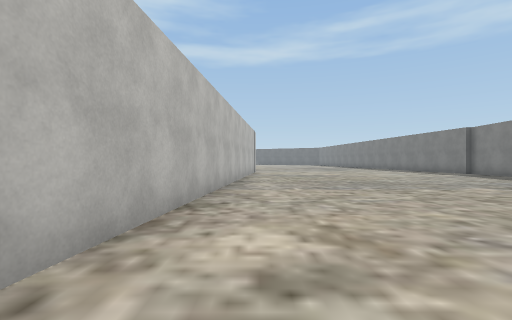
[1] (above)

24 first-person views from a walk through a scene from a Unity 3-D project. The camera is 1.2 m above the floor, looks level and sees 85° across. The floor is counted in squares, 2 m on a side. Each view is taken from the middle of a square. On the plan, view 1 faces up. The plan holds only what a view shows up to about 9 squares ahead; the rest is blank. The place goes on beyond the plan. Some surface patterns are stand-ins.

[2]
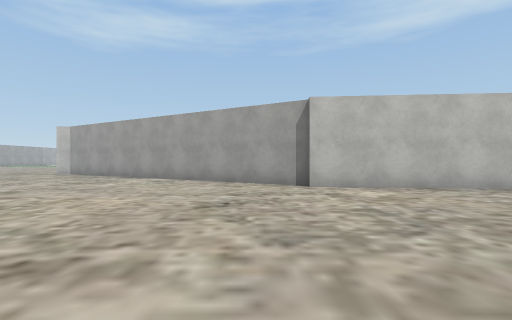

[3]
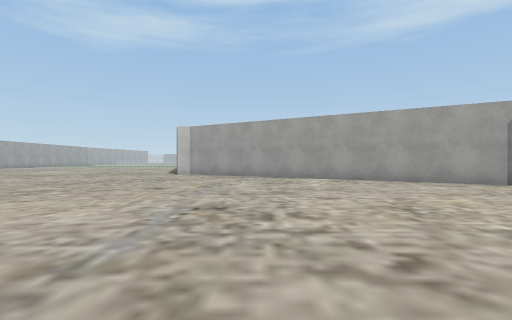

[4]
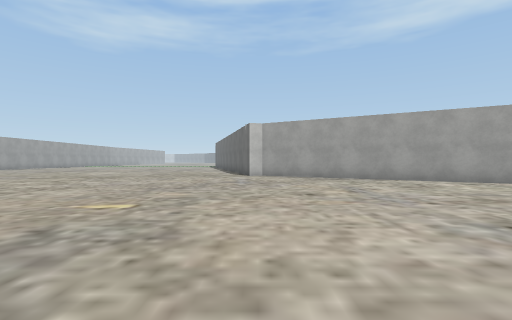

[5]
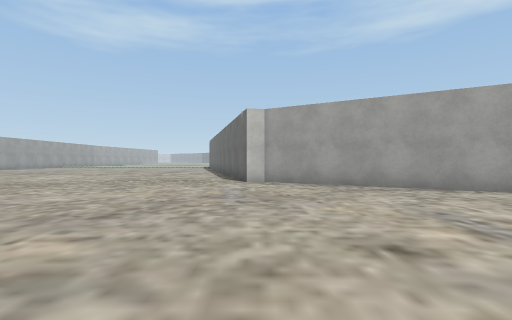

[6]
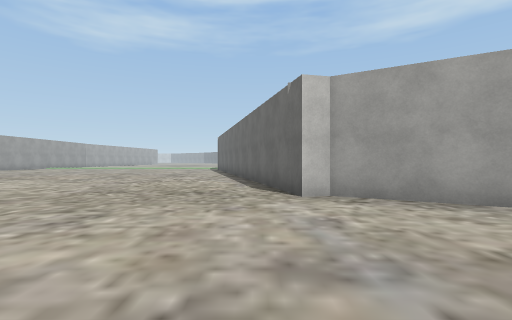

[7]
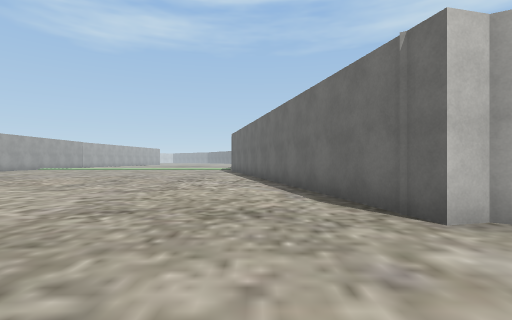

[8]
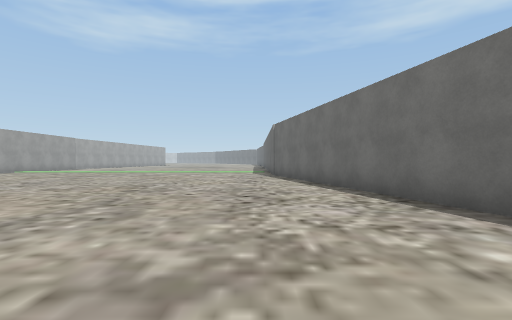

[9]
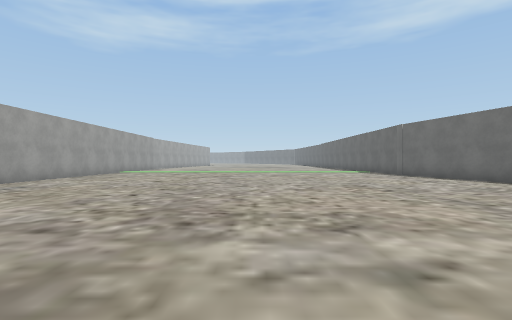

[10]
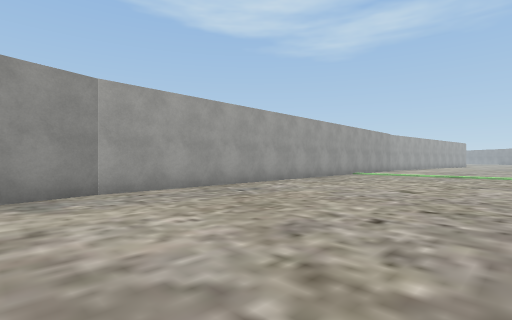

[11]
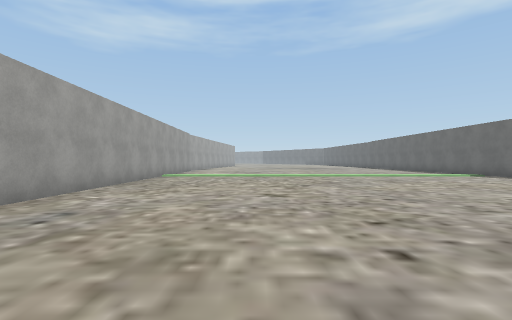

[12]
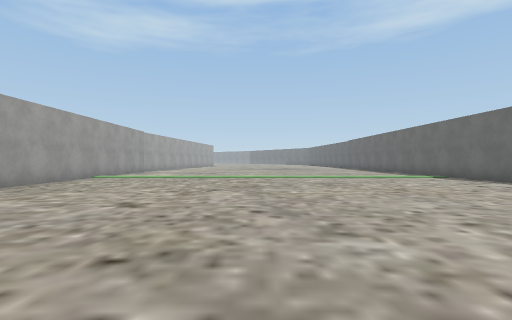

[13]
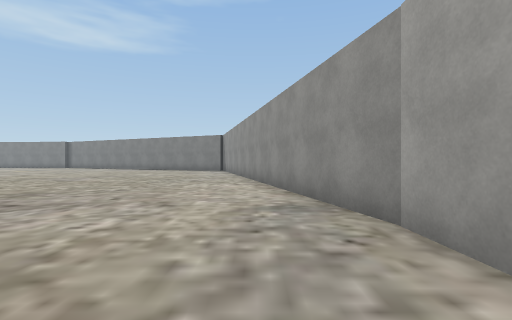

[14]
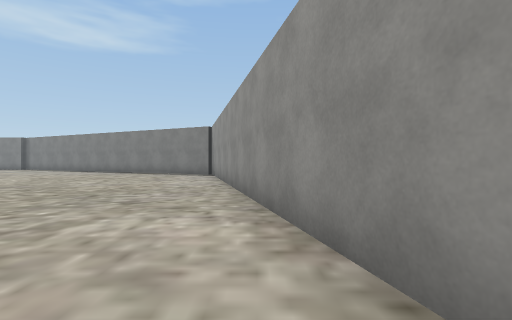

[15]
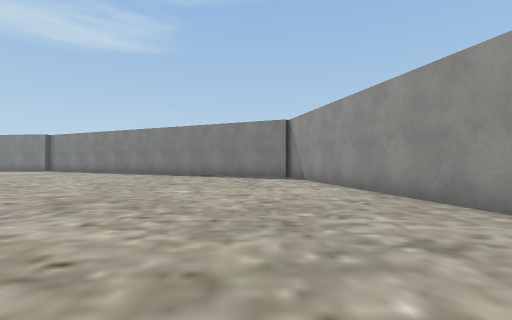

[16]
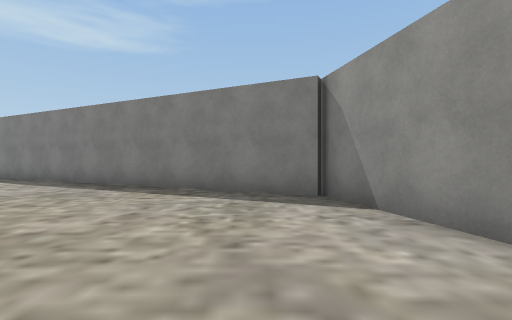

[17]
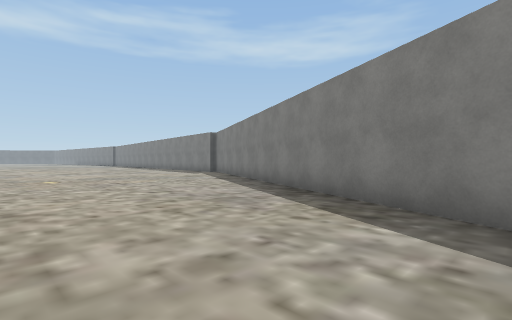

[18]
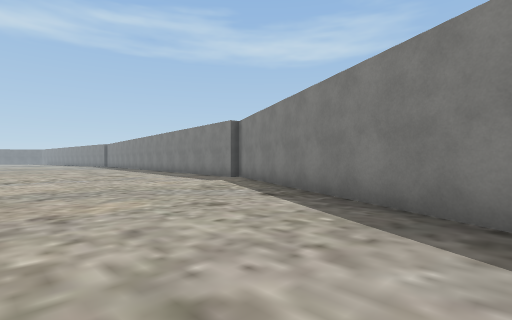

[19]
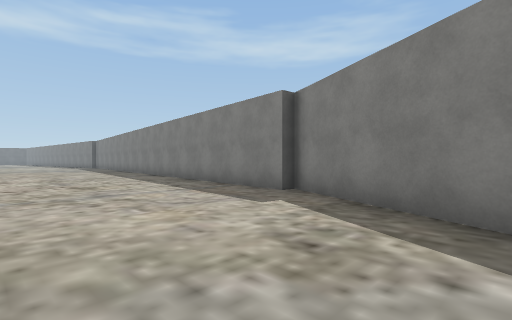

[20]
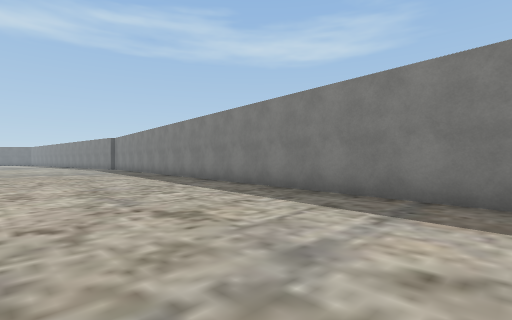

[21]
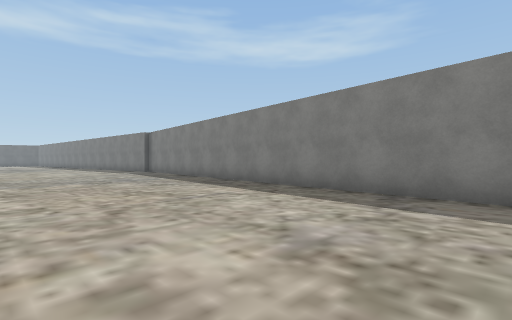

[22]
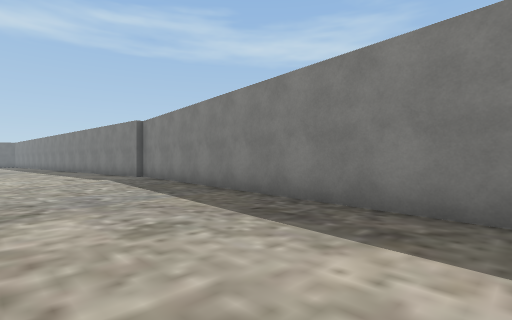

[23]
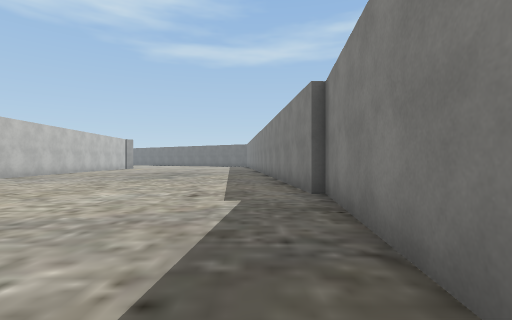

[24]
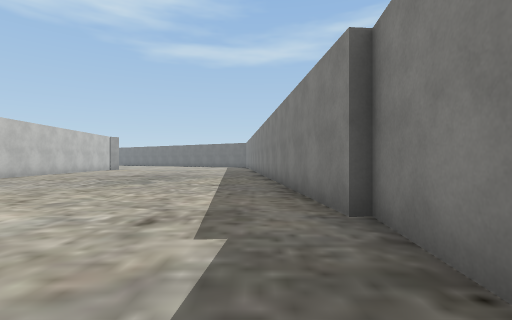

### Floor plan
Points are (right, up) in squares from view 1. A wall is a line through its corners. A room is listed if a view was taken in it or the views show most of it. See-through windows are left out.
Room 1 (views 1, 2, 3, 4, 5, 6, 7, 8, 9, 10, 11, 12, 13, 14, 15, 16, 17, 18, 19, 20, 21, 22, 23, 24)
walls: (-1.4, 1.3) (-6.7, -7.8) (-6.6, -8.2) (-17, -10.8); (7.3, -7.5) (9.2, 12); (-0.5, 8.9) (-1.2, 1.1); (1.6, -20.1) (7.7, -7.5); (-19.3, -11.3) (-21, -11.3); (9, 11.9) (8.4, 18); (-11.5, -23.3) (1.9, -20.1); (-21, -23.5) (-11.4, -23.3)

Where each view was taken, in squares from view 1:
view 1: 0 up, 0 right, facing up
view 2: 0 up, 5 right, facing left
view 3: 5 down, 5 right, facing left
view 4: 8 down, 4 right, facing left
view 5: 8 down, 1 right, facing left
view 6: 9 down, 2 left, facing left
view 7: 10 down, 4 left, facing left
view 8: 12 down, 8 left, facing left
view 9: 17 down, 8 left, facing left
view 10: 18 down, 10 left, facing down-left
view 11: 20 down, 11 left, facing left
view 12: 18 down, 12 left, facing left
view 13: 22 down, 14 left, facing right
view 14: 22 down, 10 left, facing right
view 15: 19 down, 8 left, facing right
view 16: 19 down, 3 left, facing right
view 17: 19 down, 1 left, facing up-right
view 18: 15 down, 1 right, facing up-right
view 19: 11 down, 3 right, facing up-right
view 20: 7 down, 3 right, facing up-right
view 21: 2 down, 3 right, facing up-right
view 22: 2 up, 5 right, facing up-right
view 23: 7 up, 8 right, facing up
view 24: 9 up, 8 right, facing up
